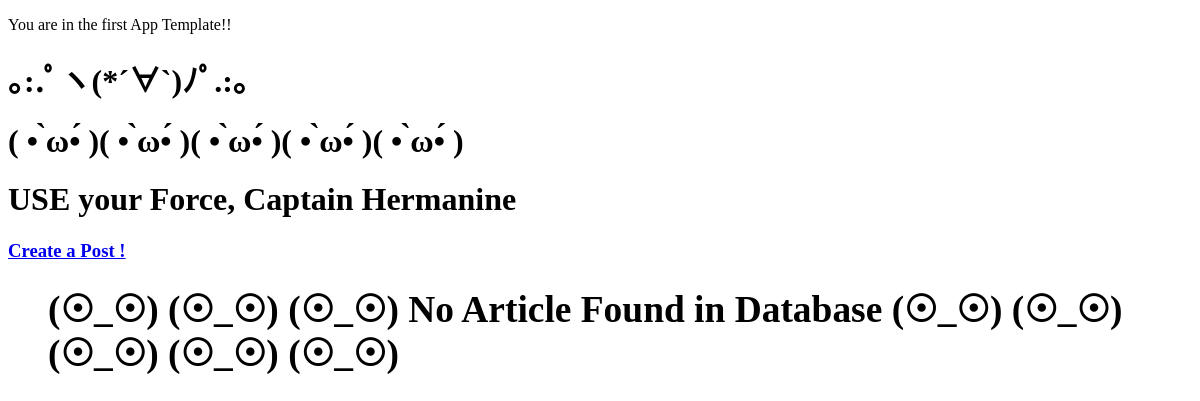
/posts/, run on an earlier commit of the app's database.
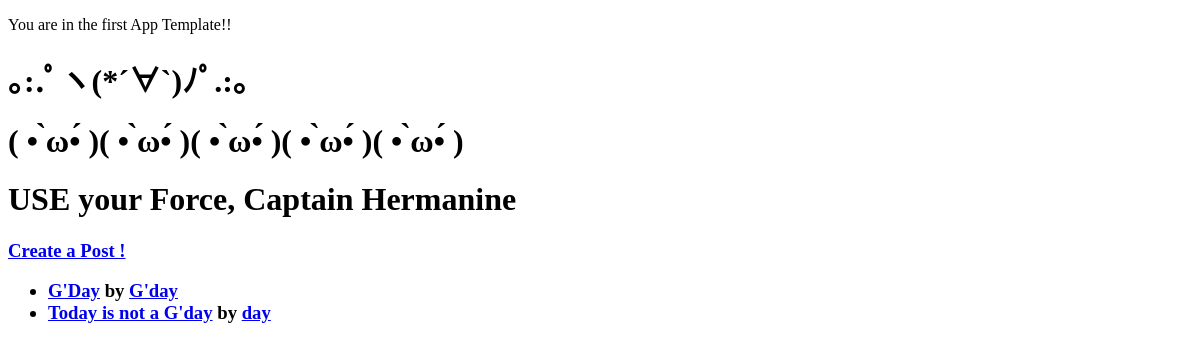
And on a later commit of the database.
### first/models.py (models this page shows, shortened)
class Post(models.Model):
    title = models.CharField(max_length=255)
    is_public = models.BooleanField(default=False)
    content = models.TextField(blank=True)
    author = models.CharField(max_length=255)
    is_draft = models.BooleanField(null=True)
    dt = models.DateTimeField(blank=True, null=True)
    tags = models.ManyToManyField("Tag", blank=True, related_name="posts")

### first/views.py (the view)
# urls.py: path("posts/", list_post, name="list_post"),
def list_post(request):
    posts = Post.objects.all()
    return render(
        request,
        "first/list_post.html",
        {
            "posts": posts,
            "show": request.GET.get("show", "") == "true",
        },
    )

### first/templates/first/list_post.html (shortened to what this page needs)
{% extends "first_base.html" %}
{% block first_body %}
    {% include "first/_welcome.html" %}
    <h1>USE your Force, Captain Hermanine</h1>
    <a href=" {% url "create_post" %}">
        <h3>
            Create a Post !
            <h3>
            </a>
            <ul>
                {% for post in posts %}
                    <li>
                        <a href="{% url "get_post" pk=post.id %}">{{ post.title }}</a> by <a href="{% url "get_post" pk=post.id %}">{{ post.author }}</a>
                    </li>
                {% empty %}
                    <h1>(☉_☉) (☉_☉) (☉_☉) No Article Found in Database  (☉_☉) (☉_☉) (☉_☉) (☉_☉) (☉_☉)</h1>
                {% endfor %}
            </ul>
        {% endblock %}

What changed in the data, as far as the page shows it:
added Post: title "G'Day", author "G'day"
added Post: title "Today is not a G'day", author "day"
Also different on the page:
text no longer shown: "(☉_☉) (☉_☉) (☉_☉) No Article Found in Database (☉_☉) (☉_☉) (☉_☉) (☉_☉) (☉_☉)"
